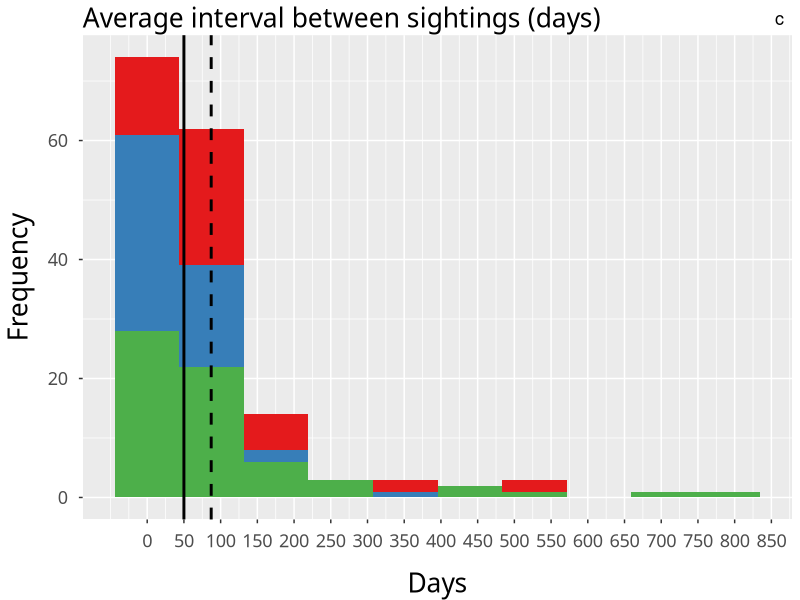
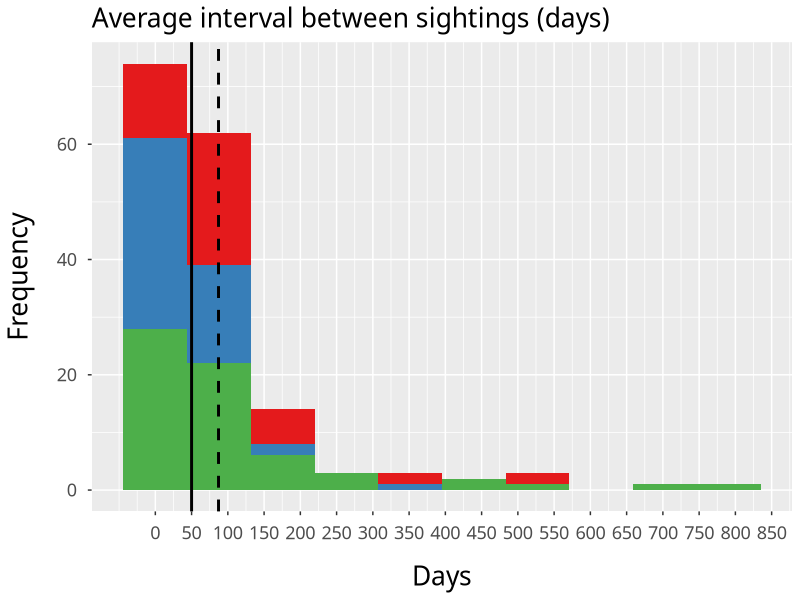
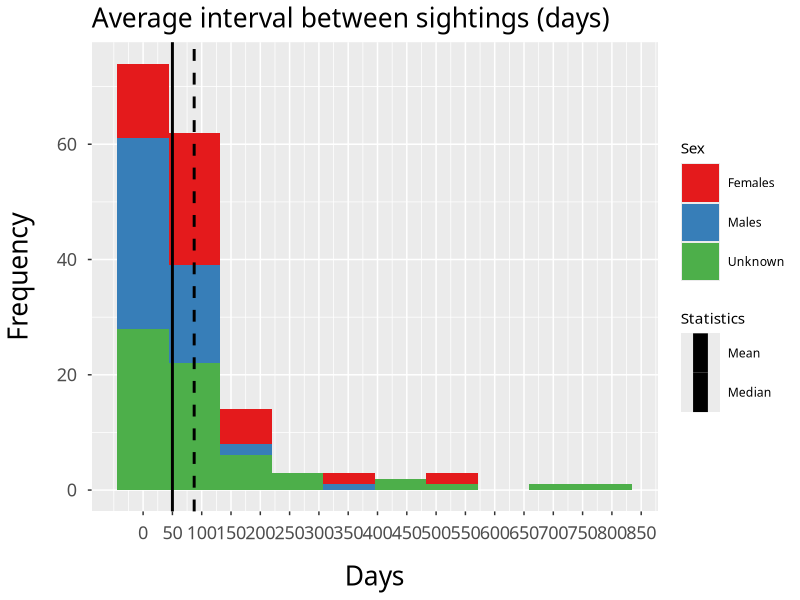
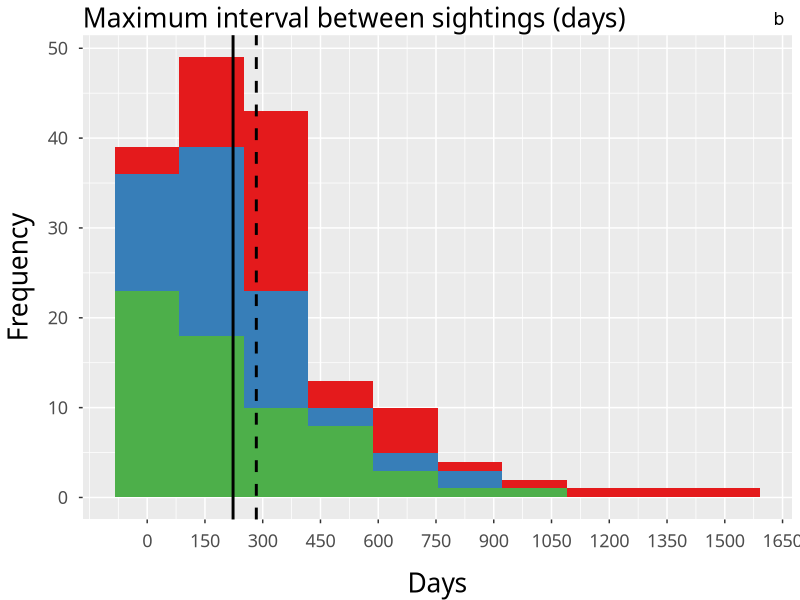
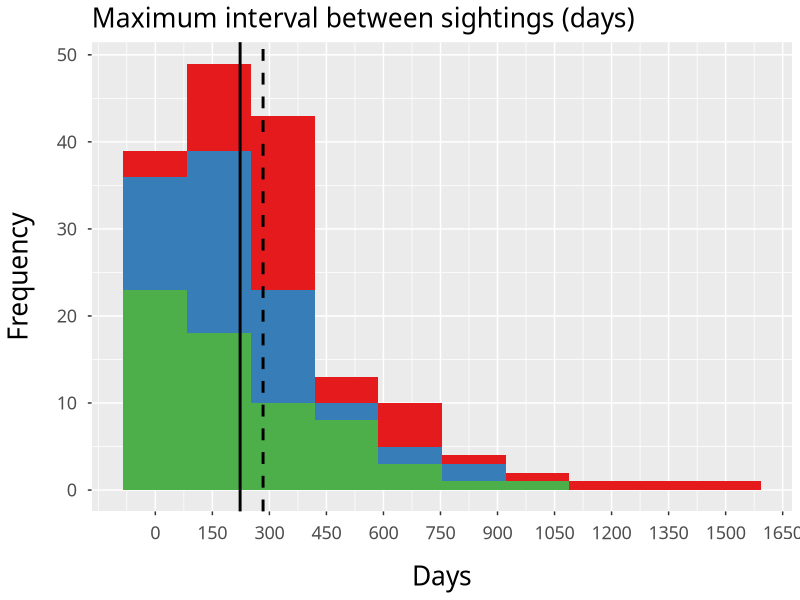
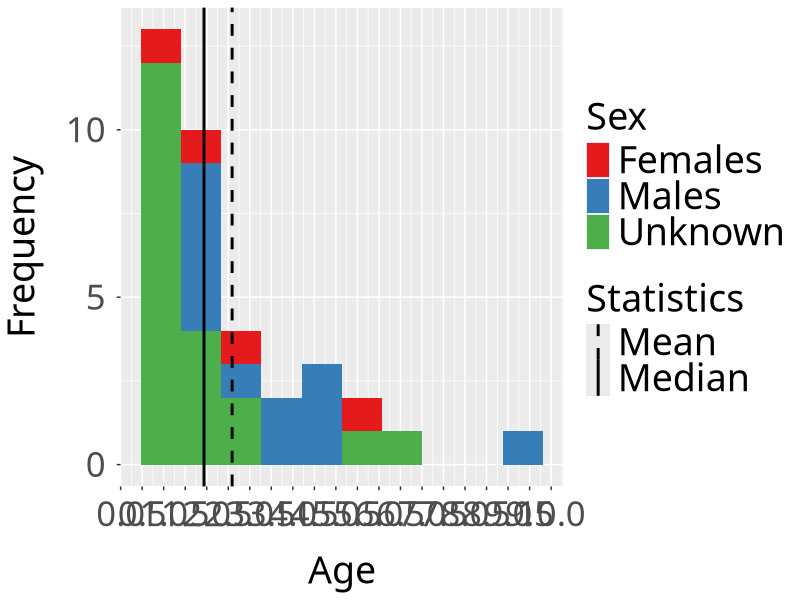
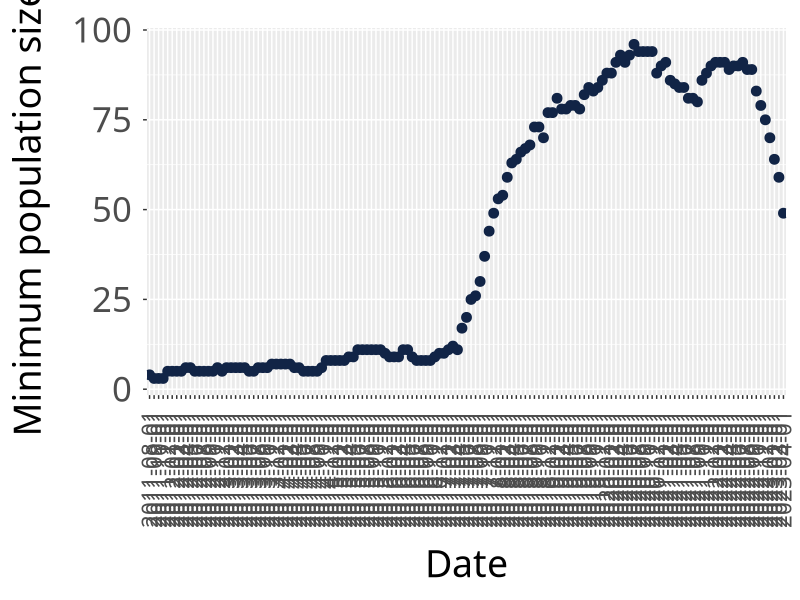

These figures' R source, in order:

# Script 1/3
# Population trend, temporal intervals between camera-trap records and first turnover calculation method

# Load required packages

if (!require('tidyverse')) install.packages('tidyverse'); library('tidyverse')
if (!require('lubridate')) install.packages('lubridate'); library('lubridate')
if (!require('cowplot')) install.packages('cowplot'); library('cowplot')
if (!require('ggplot2')) install.packages('ggplot2'); library('ggplot2')

# Import dataset of images, select desired period and remove juvenile observations

export_lynxDB <- read.csv("data/data_for_scripts_01_02.csv")

export_lynxDB2 <- export_lynxDB %>%
 mutate(datum_vrijeme = ymd_hms(`datum_vrijeme`, tz = Sys.timezone()))

b_10_24 <- export_lynxDB2 %>%
  filter(`datum_vrijeme` >= "2010-05-01 00:00:00 UTC")

b_10_24 <- b_10_24 %>%
  filter(!grepl("mlado|mladu", oznaka, ignore.case = TRUE))


# *************************  1. Minimum and maximum quantities of identified lynx  *************************

# List of individuals depending on which side they are captured from

lynx_L <- b_10_24 %>% 
  group_by(oznaka, slikana_strana_zivotinje) %>%
  summarize(slikana_strana_zivotinje = first(slikana_strana_zivotinje)) %>% 
  rename(slikana_strana_zivotinje3 = slikana_strana_zivotinje) %>%
  filter(slikana_strana_zivotinje3 == 'lijeva')   # 211 captured from the left side

lynx_R <- b_10_24 %>% 
  group_by(oznaka, slikana_strana_zivotinje) %>% 
  summarize(slikana_strana_zivotinje = first(slikana_strana_zivotinje)) %>% 
  rename(slikana_strana_zivotinje2 = slikana_strana_zivotinje) %>% 
  filter(slikana_strana_zivotinje2 == 'desna')   # 225 captured from the right side

lynx_LR <- lynx_L %>% inner_join(lynx_R)   # 150 captured from both sides

# Minimum quantity: the highest between the number of captures from the right side and those from the left side. Here, the first ones are more

ifelse(nrow(lynx_L) <= nrow(lynx_R), lynx_min <- lynx_R, lynx_min <- lynx_L)   # 225

# Maximum lynx number: case in which all the individuals captured from the left side are different than those captured from the right side

ifelse(nrow(lynx_L) <= nrow(lynx_R), lynx_max <- full_join(lynx_R, anti_join(lynx_L, lynx_LR)), lynx_max <- full_join(lynx_L,anti_join(lynx_R, lynx_LR)))   # 286


# ***********************  2. Capture intervals and population trend plot  ***************************

b_10_24 <- b_10_24 %>%
  semi_join(lynx_min)

# Table with the capture interval (time span between first and last sighting) for each individual between 2010 and 2024

ris_interval <- b_10_24 %>%
  select ('datum_vrijeme', 'oznaka') %>% 
  mutate(datum = as.Date(datum_vrijeme, format = "%d.%m.%Y")) %>% 
  group_by(oznaka) %>%
  summarise(
    end = max(datum, na.rm = TRUE),
    start = min(datum, na.rm = TRUE)
  ) %>%
  arrange(oznaka) %>% 
  mutate(sighting_interval = interval(start, end))

# Add minimum age (days)

ris_interval_org <- ris_interval %>% 
  select(oznaka, start, end) %>% 
  mutate(min_starost_zivotinje = end-start)

# Make a time window of 1 year to sample abundance

time_window <- 12

start_project <-  min(ris_interval$start) 
end_project <- max(ris_interval$end)
month_seq <-  seq(start_project, end_project-months(time_window), by = "month")
month_int <-  interval(floor_date(month_seq, "month"), (floor_date(month_seq+months(time_window), "month")))

for (i in 1:length(month_int)) {
  column_name <- as.character(floor_date(month_seq[i], "month"))
  ris_interval$temp <- intersect(ris_interval$sighting_interval, month_int[i]) %>% 
    as.duration() %>% 
    as.numeric("days")
  names(ris_interval)[names(ris_interval) == "temp"] <- column_name
}

ris_interval2 <- ris_interval %>% 
  mutate(across(.cols = 5: ncol(ris_interval), ~replace(., !is.na(.), 1))) %>% 
  mutate(across(.cols = 5: ncol(ris_interval), ~replace(., is.na(.), 0)))       

ris_interval3 <- ris_interval2 %>% summarise(across(where(is.numeric), sum)) %>% 
  select(-sighting_interval)                                                    

ris_interval4 <-  head(ris_interval3) %>%
  rownames_to_column() %>%
  pivot_longer(, cols = -rowname) %>%
  pivot_wider(, names_from = rowname) %>%
  rename("category" = 1, num = 2) %>%
  as.data.frame()

# Plot

minpop_plot <- ggplot(ris_interval4, aes(x = category, y = num)) +
  geom_point(shape = "circle", size = 3, colour = "#112446") +
  scale_x_discrete(name = "Date") +
  ylab("Minimum population size") +
  theme(
    axis.text.x = element_text(size = 16, margin = margin(t = 8), angle = 90, vjust = 0.5, hjust = 1),
    axis.text.y = element_text(size = 25, margin = margin(r = 8)),
    axis.title.y = element_text(size = 27, margin = margin(r = 16)),
    axis.title.x = element_text(size = 27, margin = margin(t = 16)),
    text = element_text(family = "Calibri"),
    plot.margin = margin(t = 20, r = 10, b = 10, l = 10)
  )


# ****************  3. First turnover estimation method and minimum age  *******************

b_10_24_2 <- b_10_24

# Table with the capture intervals

ris_interval_11_24 <- b_10_24_2 %>%
  select ('datum_vrijeme', 'oznaka') %>% 
  mutate(datum = as.Date(datum_vrijeme)) %>% 
  group_by(oznaka) %>%
  summarise(
    end = max(datum, na.rm = TRUE),
    start = min(datum, na.rm = TRUE)
  ) %>%
  arrange(oznaka) %>% 
  mutate(sighting_interval = interval(start, end))

# Add minimum age (days)

ris_interval_org_11_24 <- ris_interval_11_24 %>% 
  select(oznaka, start, end) %>% 
  mutate(min_starost_zivotinje = end-start)

# Table with date of each sighting, temporal interval between different sightings and 
# total capture interval (minimum age) of every individual

ris_interval_every_11_24 <- b_10_24_2 %>%
  select (datum_vrijeme, oznaka) %>%
  arrange(oznaka, datum_vrijeme) %>%
  mutate(datum = as.Date(datum_vrijeme)) %>% 
  group_by(oznaka) %>%
  mutate(time_interval = datum - lag(datum)) %>%
  arrange(desc(time_interval)) %>%
  select(oznaka, time_interval, datum)

ris_interval_every_11_24 <- ris_interval_every_11_24 %>% 
  left_join(ris_interval_org, by = "oznaka")

# Organize

ris_interval_every_11_24 <- ris_interval_every_11_24[,c(1,4,3,5,2,6)]
colnames(ris_interval_every_11_24)[3] <- "middle_sightings"
colnames(ris_interval_every_11_24)[5] <- "interval_between_sightings"
colnames(ris_interval_every_11_24)[6] <- "total_capture_interval_(min_age)"

# Table just with minimum age (years)

min_lynx_age_new_11_24 <- ris_interval_org_11_24 %>% 
  group_by(oznaka) %>% 
  summarise(min_age = max(min_starost_zivotinje)) %>%
  mutate(min_age_year = min_age/365) %>% 
  arrange(desc(min_age))

min_lynx_age_new_11_24 <- subset(min_lynx_age_new_11_24, , select = c(oznaka, min_age_year))
min_lynx_age_new_11_24[] <- lapply(min_lynx_age_new_11_24, gsub, pattern = ' days', replacement = ' ')

# Table with date of first and last sighting, total capture interval and minimum age

ris_interval_avg_11_24 <- ris_interval_org_11_24
colnames(ris_interval_avg_11_24)[4] <- 'total_capture_interval_(min_age)'
ris_interval_avg_11_24 <- ris_interval_avg_11_24 %>% 
  left_join(min_lynx_age_new_11_24, by = "oznaka") 
colnames(ris_interval_avg_11_24)[5] <- 'min_age_years'           

# Adding 1 year to each individual (to account for the first year when they are considered juveniles)

ris_interval_avg_11_24[, c(4:5)] <- sapply(ris_interval_avg_11_24[, c(4:5)], as.numeric)

ris_interval_avg_11_24 <- ris_interval_avg_11_24 %>% 
  mutate(real_min_age_years = (min_age_years) + 1)

# Exclude those seen for the first time after 05/2018 (to keep the longer-lived ones)

ris_interval_avg2_11_24 <- ris_interval_avg_11_24 %>%
  filter(start < "2018-05-01")

min(ris_interval_avg2_11_24$start)

summary(ris_interval_avg2_11_24$real_min_age_years)
sd(ris_interval_avg2_11_24$real_min_age_years)

# Calculate turnover by dividing the mean abundance between 2018 and 2023 (77; see Script 02) by the average minimum age

77 / 2.5  # 30.8

# Minimum age plot

ris_spol_11_24 <- subset(b_10_24_2, , select = c(2,4))
ris_spol_11_24 <- ris_spol_11_24 %>%
  filter(duplicated(oznaka) == FALSE)

ris_interval_avg2_11_24 <- ris_interval_avg2_11_24 %>%
  left_join(ris_spol_11_24, by = "oznaka")

colnames(ris_interval_avg2_11_24)[7] <- "Sex"

ris_interval_avg2_11_24$Sex[ris_interval_avg2_11_24$Sex == "M"] <- "Males"
ris_interval_avg2_11_24$Sex[ris_interval_avg2_11_24$Sex == "Z"] <- "Females"

minage_plot <- ggplot(ris_interval_avg2_11_24, aes(x = real_min_age_years, fill = Sex)) +
  geom_histogram(bins = 10) +
  geom_vline(aes(xintercept = mean(real_min_age_years), linetype = "Mean"), colour = "black", linewidth = 1) +
  geom_vline(aes(xintercept = median(real_min_age_years), linetype = "Median"), colour = "black", linewidth = 1) +
  scale_x_continuous(breaks = seq(0, 10, 0.5)) +
  scale_fill_brewer(palette = "Set1") +
  xlab("Age") +
  ylab("Frequency") +
  scale_linetype_manual(name = "Statistics", values = c("Mean" = "dashed", "Median" = "solid")) +
  theme(
    axis.title.x = element_text(size = 27, margin = margin(t = 16)),
    axis.title.y = element_text(size = 27, margin = margin(r = 16)),
    axis.text.x = element_text(size = 25, margin = margin(t = 8)),
    axis.text.y = element_text(size = 25, margin = margin(r = 8)),
    legend.title = element_text(size = 27),
    legend.text = element_text(size = 27),
    text = element_text(family = "Calibri")
  )


# ********************** 4. Temporal intervals between sightings ************************

ris_interval_avg_11_24 <- subset(ris_interval_avg_11_24, , select = -c(6))

# Table with date of each sighting and temporal interval between sightings (no NAs)

ris_interval_avg3_11_24 <- subset(ris_interval_every_11_24, , select = -c(6))
ris_interval_avg3_11_24 <- na.omit(ris_interval_avg3_11_24)

# Table with average interval between sightings (days) for each individual

avg_int_11_24 <- aggregate(ris_interval_avg3_11_24[, 5], list(ris_interval_avg3_11_24$oznaka), mean)
colnames(avg_int_11_24)[1] <- "oznaka"
colnames(avg_int_11_24)[2] <- "avg_int_between_sightings"                

# Join them

ris_interval_avg3_11_24 <- ris_interval_avg3_11_24 %>% 
  left_join(avg_int_11_24, by = "oznaka")                                  

# Table with date of first and last sighting, total capture interval, minimum age and average interval between sightings

ris_interval_avg_11_24 <- ris_interval_avg_11_24 %>% 
  left_join(avg_int_11_24, by = "oznaka")     

ris_interval_avg_11_24[, c(5:6)] <- sapply(ris_interval_avg_11_24[, c(5:6)], as.numeric)

# Add number of sightings for each individual

n_sightings_11_24 <- ris_interval_every_11_24 %>% count(oznaka)
ris_interval_avg_11_24 <- ris_interval_avg_11_24 %>% 
  left_join(n_sightings_11_24, by = "oznaka") 
colnames(ris_interval_avg_11_24)[7] <- "n_sightings"
ris_interval_avg_11_24 <- ris_interval_avg_11_24[,c(1,2,3,4,5,7,6)]

# Add individuals' sex

ris_spol_11_24 <- subset(b_10_24_2, , select = c(oznaka, spol))
ris_spol_11_24 <- ris_spol_11_24 %>%
  filter(duplicated(oznaka) == FALSE)

ris_interval_avg_11_24 <- ris_interval_avg_11_24 %>% 
  left_join(ris_spol_11_24, by = "oznaka")             

table(ris_interval_avg_11_24$spol)

# Calculate demographic parameters

# Separate table just with individuals captured only once

ris_interval_avg_11_24[, c(4:7)] <- sapply(ris_interval_avg_11_24[, c(4:7)], as.numeric)

ris_interval_avg_once_11_24 <- ris_interval_avg_11_24[ris_interval_avg_11_24$n_sightings == "1", ]

# Delete NAs (those seen only once)

ris_interval_avg_11_24 <- ris_interval_avg_11_24 %>% 
  na.omit()   # 185 individuals seen more than once

ris_interval_every2_11_24 <- subset(ris_interval_every_11_24, , select = -c(2:4,6))
ris_interval_every3_11_24 <- ris_interval_every2_11_24 %>%
  na.omit()

# Identify longest interval between sightings

max_int_11_24 <- ris_interval_every3_11_24 %>%
  filter(interval_between_sightings == max(interval_between_sightings))

# Retain one maximum interval per individual and add it to the dataset

max_int2_11_24 <- max_int_11_24 %>%
  filter(duplicated(oznaka) == FALSE)

ris_interval_avg_11_24 <- ris_interval_avg_11_24 %>% 
  left_join(max_int2_11_24, by = "oznaka")            

ris_interval_avg_11_24[, c(9)] <- sapply(ris_interval_avg_11_24[, c(9)], as.numeric)
colnames(ris_interval_avg_11_24)[9] <- "max_int_between_sightings_days"

# Remove individuals recorded twice in the same day

ris_interval_avg5_11_24 <- ris_interval_avg_11_24[!(ris_interval_avg_11_24$`total_capture_interval_(min_age)` %in% "0"),]   # 163

colnames(ris_interval_avg5_11_24)[8] <- "Sex"

ris_interval_avg5_11_24$Sex[ris_interval_avg5_11_24$Sex == "M"] <- "Males"
ris_interval_avg5_11_24$Sex[ris_interval_avg5_11_24$Sex == "Z"] <- "Females"

# Get parameters: number of sightings, maximum and average interval between sightings

ris_interval_avg5_11_24[, c(4:7, 9)] <- sapply(ris_interval_avg5_11_24[, c(4:7, 9)], as.numeric)

summary(ris_interval_avg5_11_24$n_sightings)
sd(ris_interval_avg5_11_24$n_sightings)

summary(ris_interval_avg5_11_24$avg_int_between_sightings)
sd(ris_interval_avg5_11_24$avg_int_between_sightings)

summary(ris_interval_avg5_11_24$max_int_between_sightings_days)
sd(ris_interval_avg5_11_24$max_int_between_sightings_days)

# Plots

n_sightings_plot <- ggplot(ris_interval_avg5_11_24, aes(x = n_sightings, fill = Sex)) +
  geom_histogram(bins = 10) +
  geom_vline(aes(xintercept = mean(n_sightings), linetype = "Mean"), colour = "black", linewidth = 1) +
  geom_vline(aes(xintercept = median(n_sightings), linetype = "Median"), colour = "black", linewidth = 1) +
  xlab("Sightings") +
  ylab("Frequency") +
  ggtitle("Number of sightings") +
  scale_x_continuous(breaks = seq(0, 250, 15)) +
  scale_fill_brewer(palette = "Set1") +
  scale_linetype_manual(name = "Statistics", values = c("Mean" = "dashed", "Median" = "solid")) +
  theme(
    legend.position = "none",
    axis.title.x = element_text(size = 19, margin = margin(t = 16)),
    axis.title.y = element_text(size = 19, margin = margin(r = 16)),
    plot.title = element_text(size = 19),
    axis.text.x = element_text(size = 13, margin = margin(t = 8)),
    axis.text.y = element_text(size = 13, margin = margin(r = 8)),
    text = element_text(family = "Calibri")
  )

max_int_plot <- ggplot(ris_interval_avg5_11_24, aes(x = max_int_between_sightings_days, fill = Sex)) +
  geom_histogram(bins = 10) +
  geom_vline(aes(xintercept = mean(max_int_between_sightings_days), linetype = "Mean"), colour = "black", linewidth = 1) +
  geom_vline(aes(xintercept = median(max_int_between_sightings_days), linetype = "Median"), colour = "black", linewidth = 1) +
  xlab("Days") +
  ylab("Frequency") +
  ggtitle("Maximum interval between sightings (days)") +
  scale_x_continuous(breaks = seq(0, 1700, 150)) +
  scale_fill_brewer(palette = "Set1") +
  scale_linetype_manual(name = "Statistics", values = c("Mean" = "dashed", "Median" = "solid")) +
  theme(
    legend.position = "none",
    axis.title.x = element_text(size = 19, margin = margin(t = 16)),
    axis.title.y = element_text(size = 19, margin = margin(r = 16)),
    plot.title = element_text(size = 19),
    axis.text.x = element_text(size = 13, margin = margin(t = 8)),
    axis.text.y = element_text(size = 13, margin = margin(r = 8)),
    text = element_text(family = "Calibri")
  )

avg_int_plot <- ggplot(ris_interval_avg5_11_24, aes(x = avg_int_between_sightings, fill = Sex)) +
  geom_histogram(bins = 10) +
  geom_vline(aes(xintercept = mean(avg_int_between_sightings), linetype = "Mean"), colour = "black", linewidth = 1) +
  geom_vline(aes(xintercept = median(avg_int_between_sightings), linetype = "Median"), colour = "black", linewidth = 1) +
  xlab("Days") +
  ylab("Frequency") +
  ggtitle("Average interval between sightings (days)") +
  scale_x_continuous(breaks = seq(0, 850, 50)) +
  scale_fill_brewer(palette = "Set1") +
  scale_linetype_manual(name = "Statistics", values = c("Mean" = "dashed", "Median" = "solid")) +
  guides(linetype = guide_legend(override.aes = list(linewidth = 5))) +
  theme(
    axis.title.x = element_text(size = 19, margin = margin(t = 16)),
    axis.title.y = element_text(size = 19, margin = margin(r = 16)),
    plot.title = element_text(size = 19),
    axis.text.x = element_text(size = 13, margin = margin(t = 8)),
    axis.text.y = element_text(size = 13, margin = margin(r = 8)),
    text = element_text(family = "Calibri"),
    legend.key.size = unit(1, "cm"),
    legend.box = "vertical"
  )

legend <- get_legend(avg_int_plot)

avg_int_noleg <- avg_int_plot +
  theme(legend.position = "none")

n_sightings_labeled <- ggdraw(n_sightings_plot) +
  draw_label(
    "a", x = 0.98, y = 0.98,
    hjust = 1, vjust = 1, size = 13
  )

max_int_labeled <- ggdraw(max_int_plot) +
  draw_label(
    "b", x = 0.98, y = 0.98,
    hjust = 1, vjust = 1, size = 13
  )

avg_int_labeled <- ggdraw(avg_int_noleg) +
  draw_label(
    "c", x = 0.98, y = 0.98,
    hjust = 1, vjust = 1, size = 13
  )

plots_with_space <- plot_grid(
  n_sightings_labeled,
  NULL,
  max_int_labeled,
  NULL,
  avg_int_labeled,
  ncol = 1,
  rel_heights = c(1, 0.08, 1, 0.08, 1)
)

parameters_plot <- plot_grid(
  plots_with_space,
  legend,
  rel_widths = c(1, 0.20)
)
